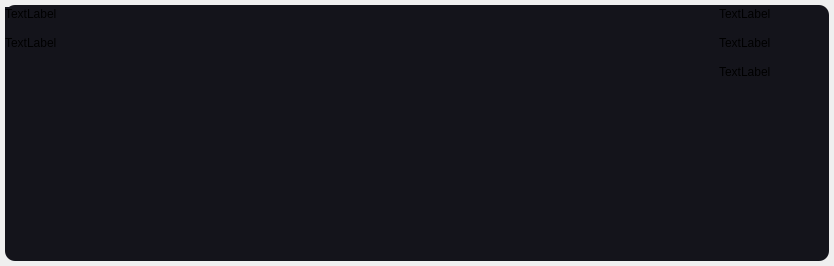
<?xml version="1.0" encoding="UTF-8"?>
<ui version="4.0">
 <class>Form</class>
 <widget class="QWidget" name="Form">
  <property name="geometry">
   <rect>
    <x>0</x>
    <y>0</y>
    <width>834</width>
    <height>266</height>
   </rect>
  </property>
  <property name="windowTitle">
   <string>Form</string>
  </property>
  <layout class="QVBoxLayout" name="verticalLayout_4">
   <property name="spacing">
    <number>0</number>
   </property>
   <property name="leftMargin">
    <number>5</number>
   </property>
   <property name="topMargin">
    <number>5</number>
   </property>
   <property name="rightMargin">
    <number>5</number>
   </property>
   <property name="bottomMargin">
    <number>5</number>
   </property>
   <item>
    <widget class="QFrame" name="frame">
     <property name="sizePolicy">
      <sizepolicy hsizetype="Expanding" vsizetype="Expanding">
       <horstretch>0</horstretch>
       <verstretch>0</verstretch>
      </sizepolicy>
     </property>
     <property name="styleSheet">
      <string notr="true">background-color:rgb(20,20,27);
border-radius:10px;
</string>
     </property>
     <property name="frameShape">
      <enum>QFrame::StyledPanel</enum>
     </property>
     <property name="frameShadow">
      <enum>QFrame::Raised</enum>
     </property>
     <layout class="QHBoxLayout" name="horizontalLayout_2">
      <property name="leftMargin">
       <number>0</number>
      </property>
      <property name="topMargin">
       <number>2</number>
      </property>
      <property name="rightMargin">
       <number>10</number>
      </property>
      <property name="bottomMargin">
       <number>0</number>
      </property>
      <item alignment="Qt::AlignTop">
       <widget class="QFrame" name="frame_2">
        <property name="sizePolicy">
         <sizepolicy hsizetype="Expanding" vsizetype="Expanding">
          <horstretch>0</horstretch>
          <verstretch>0</verstretch>
         </sizepolicy>
        </property>
        <property name="minimumSize">
         <size>
          <width>0</width>
          <height>100</height>
         </size>
        </property>
        <property name="sizeIncrement">
         <size>
          <width>0</width>
          <height>0</height>
         </size>
        </property>
        <property name="frameShape">
         <enum>QFrame::StyledPanel</enum>
        </property>
        <property name="frameShadow">
         <enum>QFrame::Raised</enum>
        </property>
        <layout class="QVBoxLayout" name="verticalLayout">
         <property name="spacing">
          <number>15</number>
         </property>
         <property name="leftMargin">
          <number>0</number>
         </property>
         <property name="topMargin">
          <number>0</number>
         </property>
         <property name="rightMargin">
          <number>0</number>
         </property>
         <property name="bottomMargin">
          <number>0</number>
         </property>
         <item alignment="Qt::AlignTop">
          <widget class="QLabel" name="patentName_label">
           <property name="text">
            <string>TextLabel</string>
           </property>
           <property name="wordWrap">
            <bool>true</bool>
           </property>
           <property name="openExternalLinks">
            <bool>true</bool>
           </property>
          </widget>
         </item>
         <item>
          <widget class="QScrollArea" name="scrollArea">
           <property name="widgetResizable">
            <bool>true</bool>
           </property>
           <widget class="QWidget" name="scrollAreaWidgetContents_2">
            <property name="geometry">
             <rect>
              <x>0</x>
              <y>0</y>
              <width>708</width>
              <height>71</height>
             </rect>
            </property>
            <layout class="QVBoxLayout" name="verticalLayout_3">
             <property name="spacing">
              <number>0</number>
             </property>
             <property name="leftMargin">
              <number>0</number>
             </property>
             <property name="topMargin">
              <number>0</number>
             </property>
             <property name="rightMargin">
              <number>0</number>
             </property>
             <property name="bottomMargin">
              <number>0</number>
             </property>
             <item alignment="Qt::AlignTop">
              <widget class="QLabel" name="patentDescription_label">
               <property name="sizePolicy">
                <sizepolicy hsizetype="Expanding" vsizetype="Expanding">
                 <horstretch>0</horstretch>
                 <verstretch>0</verstretch>
                </sizepolicy>
               </property>
               <property name="text">
                <string>TextLabel</string>
               </property>
               <property name="wordWrap">
                <bool>true</bool>
               </property>
              </widget>
             </item>
            </layout>
           </widget>
          </widget>
         </item>
        </layout>
       </widget>
      </item>
      <item alignment="Qt::AlignRight|Qt::AlignTop">
       <widget class="QFrame" name="frame_3">
        <property name="sizePolicy">
         <sizepolicy hsizetype="Preferred" vsizetype="Expanding">
          <horstretch>0</horstretch>
          <verstretch>0</verstretch>
         </sizepolicy>
        </property>
        <property name="minimumSize">
         <size>
          <width>100</width>
          <height>0</height>
         </size>
        </property>
        <property name="frameShape">
         <enum>QFrame::StyledPanel</enum>
        </property>
        <property name="frameShadow">
         <enum>QFrame::Raised</enum>
        </property>
        <layout class="QVBoxLayout" name="verticalLayout_2">
         <property name="spacing">
          <number>15</number>
         </property>
         <property name="leftMargin">
          <number>0</number>
         </property>
         <property name="topMargin">
          <number>0</number>
         </property>
         <property name="rightMargin">
          <number>0</number>
         </property>
         <property name="bottomMargin">
          <number>0</number>
         </property>
         <item alignment="Qt::AlignTop">
          <widget class="QLabel" name="patentSource_label">
           <property name="text">
            <string>TextLabel</string>
           </property>
          </widget>
         </item>
         <item alignment="Qt::AlignTop">
          <widget class="QLabel" name="patentDate_label">
           <property name="sizePolicy">
            <sizepolicy hsizetype="Preferred" vsizetype="Expanding">
             <horstretch>0</horstretch>
             <verstretch>0</verstretch>
            </sizepolicy>
           </property>
           <property name="text">
            <string>TextLabel</string>
           </property>
          </widget>
         </item>
         <item>
          <widget class="QLabel" name="patentDateAdded_label">
           <property name="text">
            <string>TextLabel</string>
           </property>
          </widget>
         </item>
        </layout>
       </widget>
      </item>
     </layout>
    </widget>
   </item>
  </layout>
 </widget>
 <resources/>
 <connections/>
</ui>
